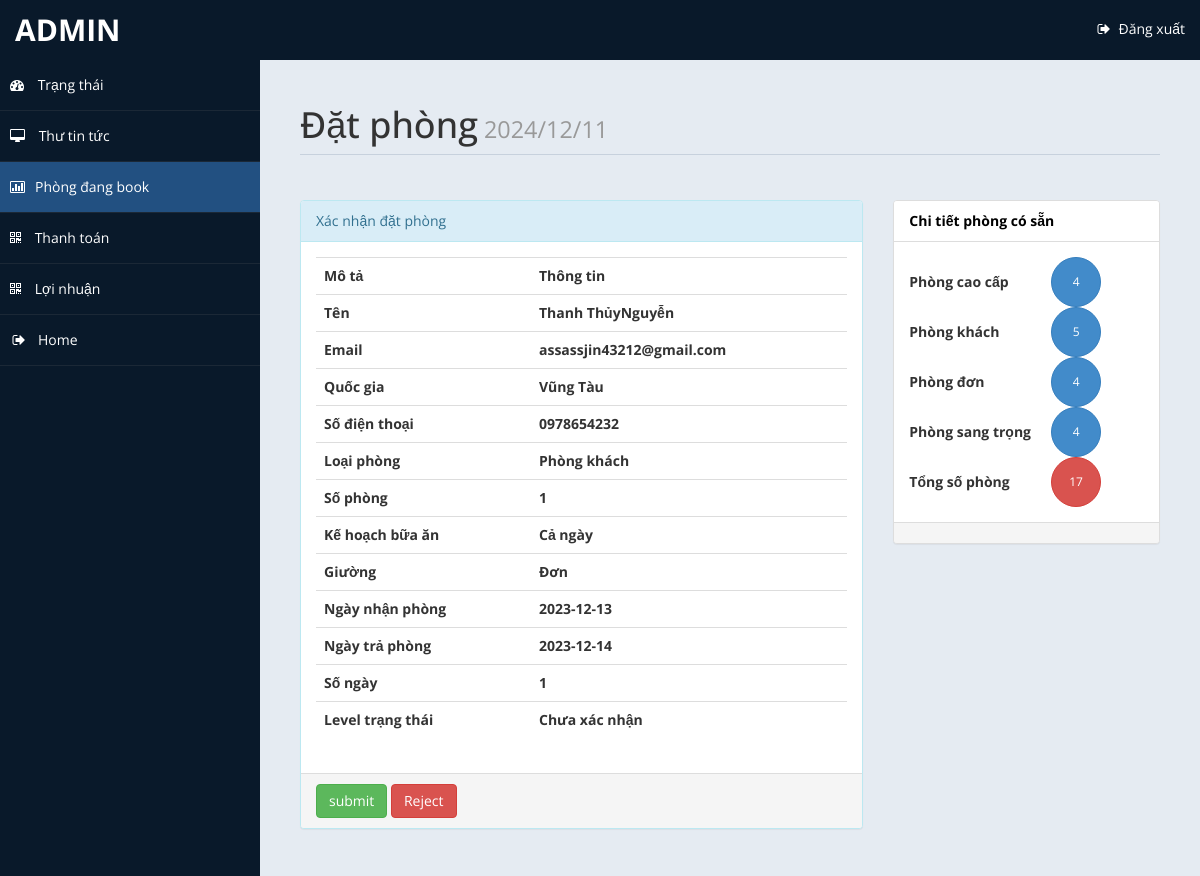
The page /admin/roombook.php?rid=34 (signed in) on the database its author committed.
### tables this page shows
CREATE TABLE `roombook` (
  `id` int(10) UNSIGNED NOT NULL,
  `Title` varchar(5) DEFAULT NULL,
  `FName` text DEFAULT NULL,
  `LName` text DEFAULT NULL,
  `Email` varchar(50) DEFAULT NULL,
  `Country` varchar(30) DEFAULT NULL,
  `Phone` text DEFAULT NULL,
  `TRoom` varchar(20) DEFAULT NULL,
  `Bed` varchar(10) DEFAULT NULL,
  `NRoom` varchar(2) DEFAULT NULL,
  `Meal` varchar(15) DEFAULT NULL,
  `cin` date DEFAULT NULL,
  `cout` date DEFAULT NULL,
  `stat` varchar(15) DEFAULT NULL,
  `nodays` int(11) DEFAULT NULL
);

### admin/roombook.php (the view, shortened to what this page needs)
<?php
		if(!isset($_GET["rid"]))
		{
			 header("location:login.php");
		}
		else {
				$curdate=date("Y/m/d");
				include ('db.php');
				$id = $_GET['rid'];
				$sql ="Select * from roombook where id = '$id'";
				$re = mysqli_query($con,$sql);
				while($row=mysqli_fetch_array($re))
				{
					$title = $row['Title'];
					$fname = $row['FName'];
					$lname = $row['LName'];
					$email = $row['Email'];
					$country = $row['Country'];
					$Phone = $row['Phone'];
					$troom = $row['TRoom'];
					$nroom = $row['NRoom'];
					$bed = $row['Bed'];
					$meal = $row['Meal'];
					$cin = $row['cin'];
					$cout = $row['cout'];
					$sta = $row['stat'];
					$days = $row['nodays'];
				}
		}
			?>
<!DOCTYPE html>
<html xmlns="http://www.w3.org/1999/xhtml">
<head>
    <link href="assets/css/bootstrap.css" rel="stylesheet" />
    <link href="assets/css/font-awesome.css" rel="stylesheet" />
    <link href="assets/js/morris/morris-0.4.3.min.css" rel="stylesheet" />
    <link href="assets/css/custom-styles.css" rel="stylesheet" />
</head>
<body>
    <div id="wrapper">
        <nav class="navbar navbar-default top-navbar" role="navigation">
            <div class="navbar-header">
                <a class="navbar-brand" href="home.php"> <?php echo $_SESSION["user"]; ?> </a>
            </div>
            <ul class="nav navbar-top-links navbar-right">
                <li class="dropdown">
                        <li><a href="logout.php"><i class="fa fa-sign-out fa-fw"></i> Đăng xuất</a>
                        </li>
                </li>
            </ul>
        </nav>
        <nav class="navbar-default navbar-side" role="navigation">
            <div class="sidebar-collapse">
                <ul class="nav" id="main-menu">
                    <li>
                        <a  href="home.php"><i class="fa fa-dashboard"></i> Trạng thái</a>
                    </li>
                    <li>
                        <a href="messages.php"><i class="fa fa-desktop"></i> Thư tin tức</a>
                    </li>
					<li>
                        <a style="background-color: #225081" class="active-menu" href="roombook.php"><i class="fa fa-bar-chart-o"></i>Phòng đang book</a>
                    </li>
                    <li>
                        <a href="payment.php"><i class="fa fa-qrcode"></i> Thanh toán</a>
                    </li>
					<li>
                        <a  href="profit.php"><i class="fa fa-qrcode"></i> Lợi nhuận</a>
                    </li>
                    <li><a href="home.php"><i class="fa fa-sign-out fa-fw"></i>Home</a></li>
					</ul>
            </div>
        </nav>
        <div id="page-wrapper">
            <div id="page-inner">
                <div class="row">
                    <div class="col-md-12">
                        <h1 class="page-header">
                            Đặt phòng<small>	<?php echo  $curdate; ?> </small>
                        </h1>
                    </div>
					<div class="col-md-8 col-sm-8">
                    <div class="panel panel-info">
                        <div class="panel-heading">
                           Xác nhận đặt phòng
                        </div>
                        <div class="panel-body">
							<div class="table-responsive">
                                <table class="table">
                                    <tr>
                                            <th>Mô tả</th>
                                            <th>Thông tin</th>
                                        </tr>
                                        <tr>
                                            <th>Tên</th>
                                            <th><?php echo $title.$fname.$lname; ?> </th>
                                        </tr>
										<tr>
                                            <th>Email</th>
                                            <th><?php echo $email; ?> </th>
                                        </tr>
										<tr>
                                            <th>Quốc gia </th>
                                            <th><?php echo $country;  ?></th>
                                        </tr>
										<tr>
                                            <th>Số điện thoại </th>
                                            <th><?php echo $Phone; ?></th>
                                        </tr>
										<tr>
                                            <th>Loại phòng </th>
                                            <th><?php echo $troom; ?></th>
                                        </tr>
										<tr>
                                            <th>Số phòng</th>
                                            <th><?php echo $nroom; ?></th>
                                        </tr>
										<tr>
                                            <th>Kế hoạch bữa ăn </th>
                                            <th><?php echo $meal; ?></th>
                                        </tr>
										<tr>
                                            <th>Giường </th>
                                            <th><?php echo $bed; ?></th>
                                        </tr>
										<tr>
                                            <th>Ngày nhận phòng </th>
                                            <th><?php echo $cin; ?></th>
                                        </tr>
										<tr>
                                            <th>Ngày trả phòng</th>
                                            <th><?php echo $cout; ?></th>
                                        </tr>
										<tr>
                                            <th>Số ngày</th>
                                            <th><?php echo $days; ?></th>
                                        </tr>
										<tr>
                                            <th>Level trạng thái</th>
                                            <th><?php echo $sta; ?></th>
                                        </tr>
                                </table>
                            </div>
                        </div>
                        <div class="panel-footer">
						<form method="post" id="confirmationForm">
							<input type="submit" name="co" value="submit" class="btn btn-success">
							<button type="button" class="btn btn-danger" id="rejectButton" data-toggle="modal" data-target="#confirmModal">Reject</button>
						</form>
                        </div>
                    </div>
					</div>
					<?php
						$rsql ="select * from room";
						$rre= mysqli_query($con,$rsql);
						$r =0 ;
						$sc =0;
						$gh = 0;
						$sr = 0;
						$dr = 0;
						while($rrow=mysqli_fetch_array($rre))
						{
							$r = $r + 1;
							$s = $rrow['type'];
							if($s=="Phòng cao cấp" )
							{
								$sc = $sc+ 1;
							}
							if($s=="Phòng khách")
							{
								$gh = $gh + 1;
							}
							if($s=="Phòng đơn" )
							{
								$sr = $sr + 1;
							}
							if($s=="Phòng sang trọng" )
							{
								$dr = $dr + 1;
							}
						}
							?>
						<?php
						$cr =0 ;
						$csc =0;
						$cgh = 0;
						$csr = 0;
						$cdr = 0;
					?>
					<div class="col-md-4 col-sm-4">
                    <div class="panel panel-default">
                        <div class="panel-heading">
                           Chi tiết phòng có sẵn
                        </div>
                        <div class="panel-body">
						<table width="200px">
							<tr>
								<td><b>Phòng cao cấp	 </b></td>
								<td><button type="button" class="btn btn-primary btn-circle"><?php
									$f1 =$sc - $csc;
									if($f1 <=0 )
									{	$f1 = "NO";
										echo $f1;
									}
									else{
											echo $f1;
									}
								?> </button></td>
							</tr>
							<tr>
								<td><b>Phòng khách</b>	 </td>
								<td><button type="button" class="btn btn-primary btn-circle"><?php
								$f2 =  $gh -$cgh;
								if($f2 <=0 )
									{	$f2 = "NO";
										echo $f2;
									}
									else{
											echo $f2;
									}
								?> </button></td>
							</tr>
							<tr>
								<td><b>Phòng đơn	 </b></td>
								<td><button type="button" class="btn btn-primary btn-circle"><?php
								$f3 =$sr - $csr;
								if($f3 <=0 )
									{	$f3 = "NO";
										echo $f3;
									}
									else{
											echo $f3;
									}
								?> </button></td>
							</tr>
							<tr>
								<td><b>Phòng sang trọng</b>	 </td>
								<td><button type="button" class="btn btn-primary btn-circle"><?php
								$f4 =$dr - $cdr;
								if($f4 <=0 )
									{	$f4 = "NO";
										echo $f4;
									}
									else{
											echo $f4;
									}
								?> </button></td>
							</tr>
							<tr>
								<td><b>Tổng số phòng </b> </td>
								<td> <button type="button" class="btn btn-danger btn-circle"><?php
								$f5 =$r-$cr;
								if($f5 <=0 )
									{	$f5 = "NO";
										echo $f5;
									}
									else{
											echo $f5;
									}
								 ?> </button></td>
							</tr>
						</table>
						</div>
                        <div class="panel-footer">
                        </div>
                    </div>
					</div>
                </div>
                </div>
         </div>
        </div>
</body>
</html>

### admin/assets/css/custom-styles.css (style rules this page uses)
body { font-family: 'Open Sans', sans-serif; }
#wrapper { width: 100%; background:#09192A; }
#page-wrapper { padding: 15px 15px; min-height: 600px; background:#E5EBF2; }
#page-inner { width:100%; margin:10px 20px 10px 0px; background-color:transparent; padding:10px; min-height:1200px; }
h1, .h1, h2, .h2, h3, .h3 { margin-top: 7px; margin-bottom: -5px; }
.page-header { padding-bottom: 9px; margin: 10px 0 45px; border-bottom: 1px solid #C7D1DD; }
.panel-default > .panel-heading { color: #000; background-color: #FFFFFF; border-color: #ddd; font-weight:bold; }
.top-navbar { margin:0px; }
.top-navbar .navbar-brand { color: #fff; width: 260px; text-align: left; height: 60px; font-size: 30px; font-weight: 700; text-transform: uppercase; line-height: 30px; }
.top-navbar .nav > li { position: relative; display: inline-block; }
.top-navbar .nav > li > a { position: relative; display: block; padding: 19px 15px; color: #77C0FD; }
.top-navbar .nav > li > a:hover, .top-navbar .nav > li > a { text-decoration: none; color: #fff; }
.active-menu { background-color:#225081; }
.sidebar-collapse , .sidebar-collapse .nav { background:none; }
.sidebar-collapse .nav { padding:0; }
.sidebar-collapse .nav > li > a { color:#fff; background:transparent; text-shadow:none; }
.sidebar-collapse > .nav > li > a { padding:15px 10px; }
.sidebar-collapse > .nav > li { border-bottom: 1px solid rgba(107, 108, 109, 0.19); }
.navbar-side { border:none; background-color: transparent; }
.top-navbar { background:#09192A; border-bottom:none; }
.top-navbar .nav > li > a > i { margin-right: 2px; }
.navbar-default { border:0px solid black; }
.navbar-header { background: #09192A; }
.nav > li > a > i { margin-right:10px; }
.btn-circle { width: 50px; height: 50px; padding: 6px 0; -webkit-border-radius: 25px; -moz-border-radius: 25px; border-radius: 25px; text-align: center; font-size: 12px; line-height: 1.428571429; }
@media (min-width:768px) { #page-wrapper { margin: 0 0 0 260px; padding: 15px 30px; min-height: 1200px; } }
@media (min-width:768px) { .navbar-side { z-index: 1; position: absolute; width: 260px; } }
@media (min-width:768px) { .navbar { border-radius: 0px; } }

### rows shown on the page
roombook: FName "Thanh Thủy", LName "Nguyễn", Email "assassjin43212@gmail.com", Country "Vũng Tàu", Phone "0978654232", TRoom "Phòng khách", NRoom "1", Meal "Cả ngày", Bed "Đơn", cin "2023-12-13", cout "2023-12-14", nodays "1", stat "Chưa xác nhận"

### other values the page prints
$_SESSION["user"] "ADMIN"
$f1 "4"
$f2 "5"
$f3 "4"
$f4 "4"
$f5 "17"
